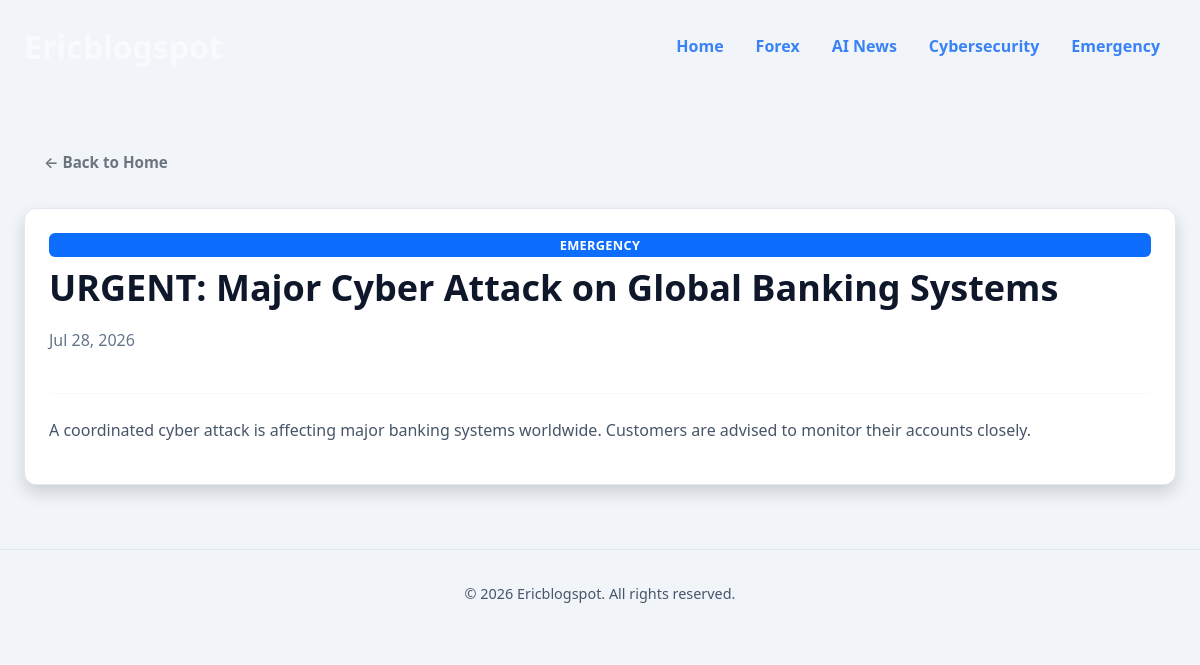
Screenshot of /news/4/ with the database file from the repository.
### core/models.py (models this page shows, shortened)
class News(models.Model):
    CATEGORY_CHOICES = [
        ("AI", "AI"),
        ("Forex", "Forex"),
        ("Cybersecurity", "Cybersecurity"),
        ("Emergency", "Emergency"),
    ]
    title = models.CharField(max_length=200)
    category = models.CharField(max_length=20, choices=CATEGORY_CHOICES)
    content = models.TextField()
    created_at = models.DateTimeField(auto_now_add=True)
    is_emergency = models.BooleanField(default=False)
    class Meta:
        ordering = ["-created_at"]

### core/views.py (the view)
# urls.py: path('news/<int:pk>/', news_detail, name='news_detail'),
def news_detail(request, pk):
    news = get_object_or_404(News, pk=pk)
    return render(request, "news_detail.html", {"news": news})

### templates/news_detail.html
{% extends "base.html" %}
{% block content %}
<a href="{% url 'home' %}" class="btn btn-outline-secondary mb-4">&larr; Back to Home</a>
<div class="p-4 card shadow">
    <span class="badge bg-primary">{{ news.category }}</span>
    <h1 class="mt-2">{{ news.title }}</h1>
    <p class="text-muted">{{ news.created_at|date:"M d, Y" }}</p>
    <hr>
    <p>{{ news.content }}</p>
</div>
{% endblock %}

### static/css/style.css (style rules this page uses)
:root { --bg-body: #f1f5f9; --bg-card: #ffffff; --bg-nav: #1e293b; --text-primary: #0f172a; --text-secondary: #475569; --text-on-dark: #f8fafc; --accent: #3b82f6; --accent-hover: #2563eb; --border: #e2e8f0; --shadow: 0 4px 6px -1px rgb(0 0 0 / 0.1), 0 2px 4px -2px rgb(0 0 0 / 0.1); --shadow-lg: 0 10px 15px -3px rgb(0 0 0 / 0.1), 0 4px 6px -4px rgb(0 0 0 / 0.1); }
* { box-sizing: border-box; }
body { font-family: 'Segoe UI', system-ui, -apple-system, sans-serif; margin: 0; background: var(--bg-body); color: var(--text-primary); line-height: 1.6; }
h1, h2, h3, h4, h5 { color: var(--text-primary); font-weight: 700; line-height: 1.3; }
h1 { font-size: 2.25rem; margin-bottom: 1rem; }
p { color: var(--text-secondary); margin-bottom: 1rem; }
a { color: var(--accent); text-decoration: none; transition: color 0.2s; }
.card { background: var(--bg-card); border: 1px solid var(--border); border-radius: 12px; padding: 1.5rem; box-shadow: var(--shadow); transition: transform 0.2s, box-shadow 0.2s; height: 100%; }
.btn { display: inline-block; padding: 0.625rem 1.25rem; border-radius: 8px; font-weight: 600; font-size: 0.95rem; border: none; cursor: pointer; transition: all 0.2s; text-decoration: none; display: inline-flex; align-items: center; justify-content: center; gap: 0.5rem; }
.badge { display: inline-block; padding: 0.35rem 0.75rem; border-radius: 6px; font-size: 0.8rem; font-weight: 600; text-transform: uppercase; letter-spacing: 0.025em; }
.text-muted { color: #64748b !important; }
.shadow { box-shadow: var(--shadow); }
.mb-4 { margin-bottom: 1.5rem !important; }
.mt-2 { margin-top: 0.5rem !important; }
.p-4 { padding: 1.5rem !important; }
hr { border: none; border-top: 1px solid var(--border); margin: 1.5rem 0; }

### rows the page displays
News: category "EMERGENCY", title "URGENT: Major Cyber Attack on Global Banking Systems", created_at "Jul 28, 2026", content "A coordinated cyber attack is affecting major banking systems worldwide. Customers are advised to monitor their accounts closely."
